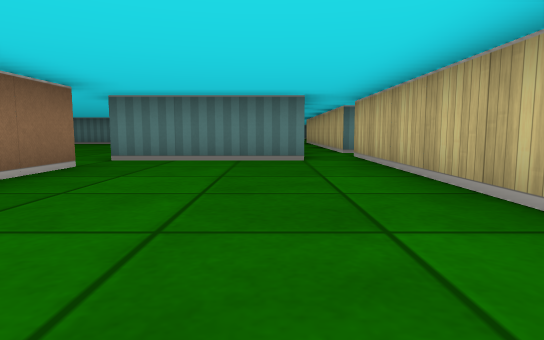
view 1 (above)

20 first-person views from a walk through a cub3D ray-caster map. The camera is about half as high as the walls, tilts 6° down and sees 75° across. The floor is counted in squares. Each view is taken from the middle of a square. On the plan, view 1 faces up. The plan holds only what a view shows up to about 9 squares ahead; the rest is blank.

view 2
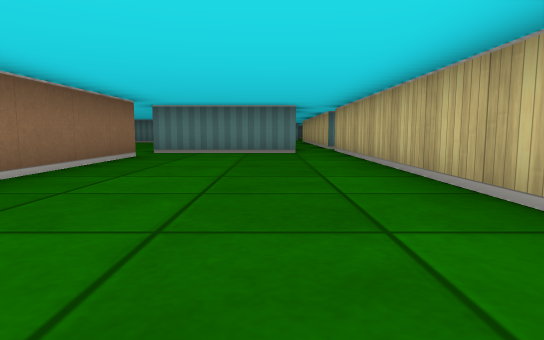

view 3
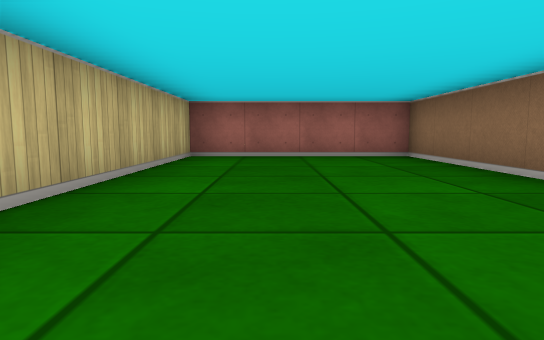

view 4
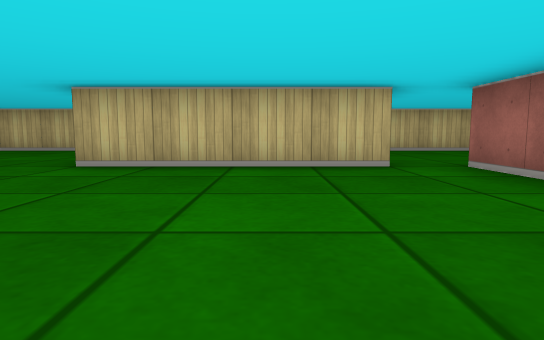

view 5
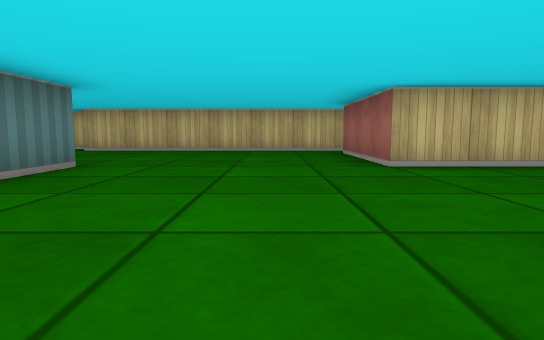

view 6
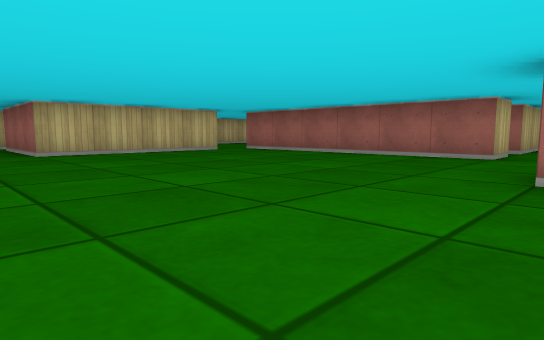

view 7
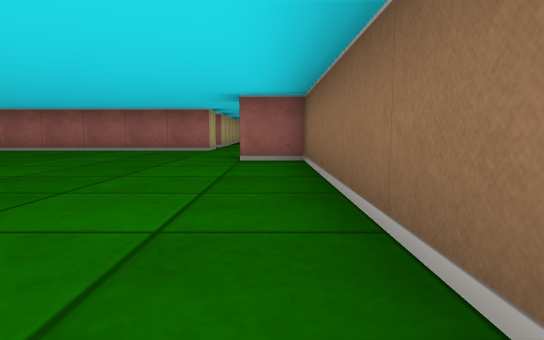

view 8
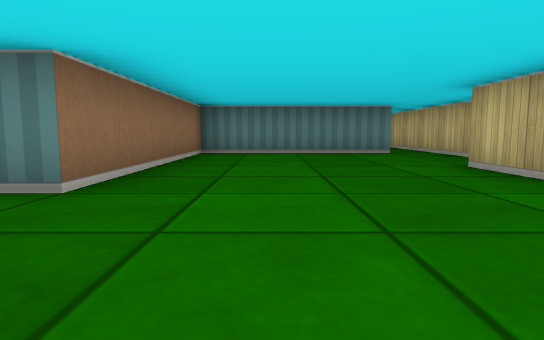

view 9
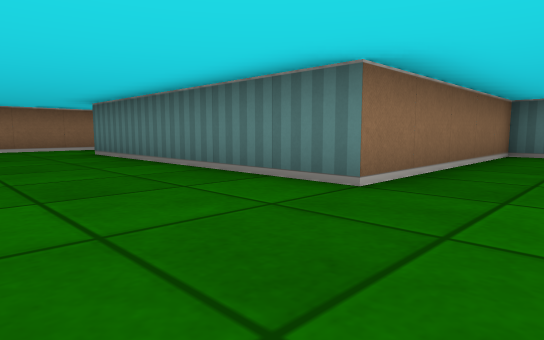

view 10
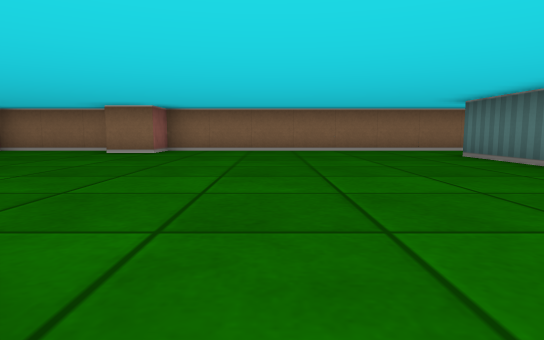

view 11
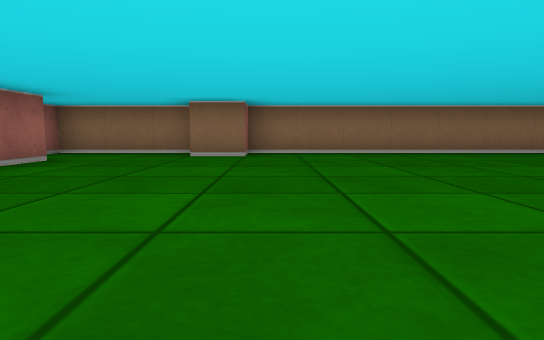

view 12
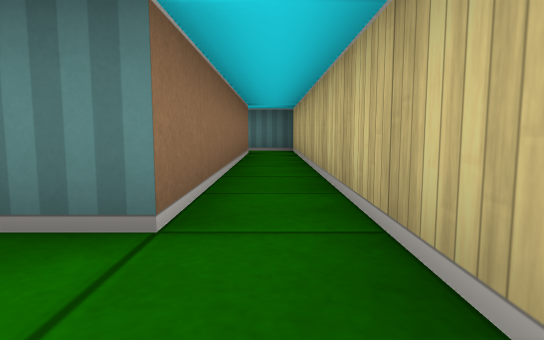

view 13
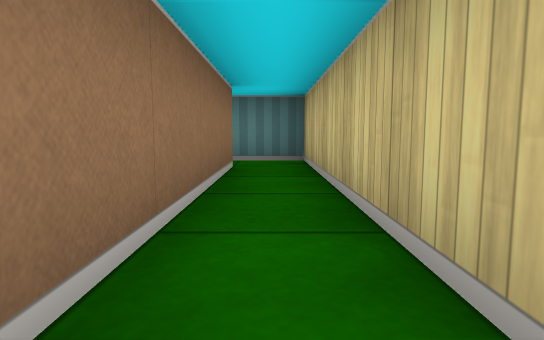

view 14
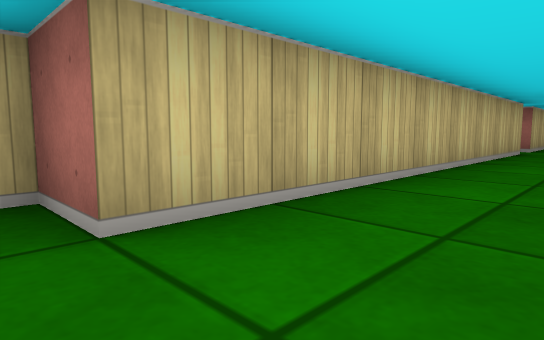

view 15
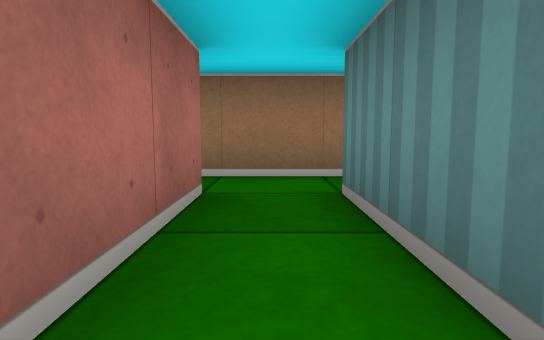

view 16
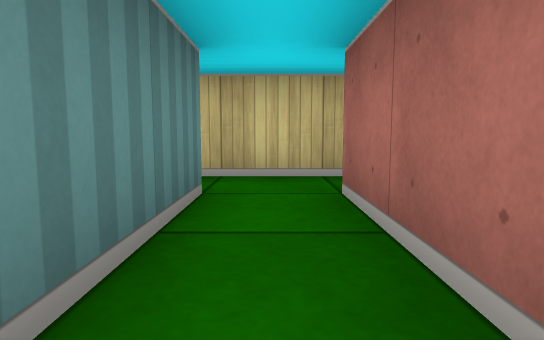

view 17
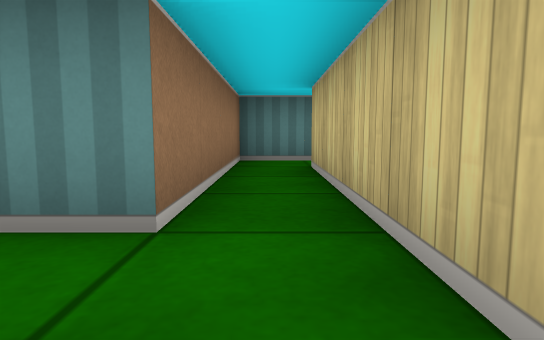

view 18
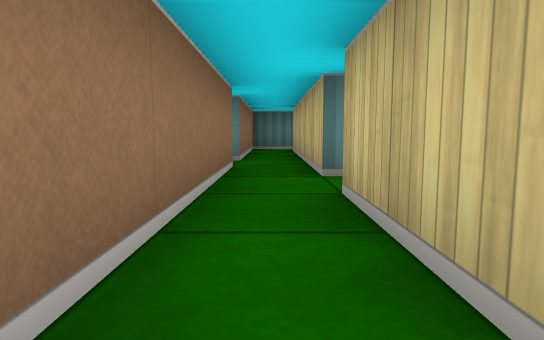

view 19
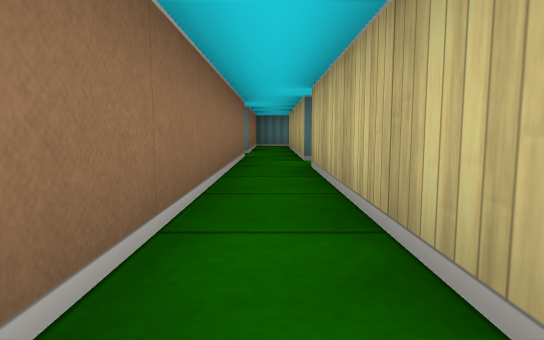

view 20
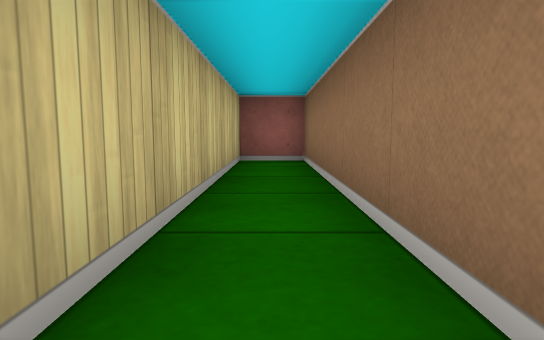

### Floor plan
Ten units are one square. View 1 is at (0, 0); x grows to the right and y downward. Boxes are objects, and circles mark ways between rooms. Rooms are numbered by the first view taken in them; rooms with no view inside come last. Other rooms are left out.
<svg viewBox="-110 -250 165 280">
<path fill="none" stroke="#000" d="M-25 -45 -25 25 15 25 15 -65M6 -55 -25 -55M-25 -55 -25 -95 5 -95M15 -75 15 -155 25 -155M-105 -136 -105 -75 -95 -75 -95 -65M-85 -45 -25 -45M-105 -64 -105 -35 -100 -35M25 -172 25 -245M15 -245 15 -185 -25 -185 -25 -135 -85 -135M45 -65 45 -105M46 -115 35 -115 35 -75M15 -65 35 -65M35 -75 15 -75M5 -78 5 -62M45 -55 45 -65M35 -65 35 5 45 5 45 -45"/>
<circle cx="-30" cy="-50" r="3" fill="#2a7"/>
<circle cx="10" cy="-60" r="3" fill="#2a7"/>
<circle cx="10" cy="-85" r="3" fill="#2a7"/>
<circle cx="25" cy="-70" r="3" fill="#2a7"/>
<circle cx="40" cy="-60" r="3" fill="#2a7"/>
<text x="0" y="-20">1</text>
<text x="-40" y="-110">2</text>
<text x="40" y="-90">3</text>
<text x="20" y="-70">4</text>
<text x="40" y="-30">5</text>
</svg>
Room 1 opens to room 2. Room 1 opens to room 4. Room 2 opens to room 4. Room 3 opens to room 4. Room 3 opens to room 5.

Where each view was taken, in squares from view 1:
view 1: 0 up, 0 right, facing up
view 2: 2 down, 0 right, facing up
view 3: 4 up, 0 right, facing down
view 4: 7 up, 7 left, facing right
view 5: 11 up, 7 left, facing right
view 6: 11 up, 10 left, facing down-right
view 7: 13 up, 10 left, facing down
view 8: 11 up, 1 left, facing up
view 9: 11 up, 1 left, facing up-left
view 10: 10 up, 2 left, facing left
view 11: 8 up, 3 left, facing left
view 12: 17 up, 2 right, facing up
view 13: 20 up, 2 right, facing up
view 14: 16 up, 0 right, facing down-right
view 15: 7 up, 4 right, facing left
view 16: 7 up, 1 right, facing right
view 17: 6 up, 4 right, facing up
view 18: 2 up, 4 right, facing up
view 19: 0 up, 4 right, facing up
view 20: 5 up, 4 right, facing down
